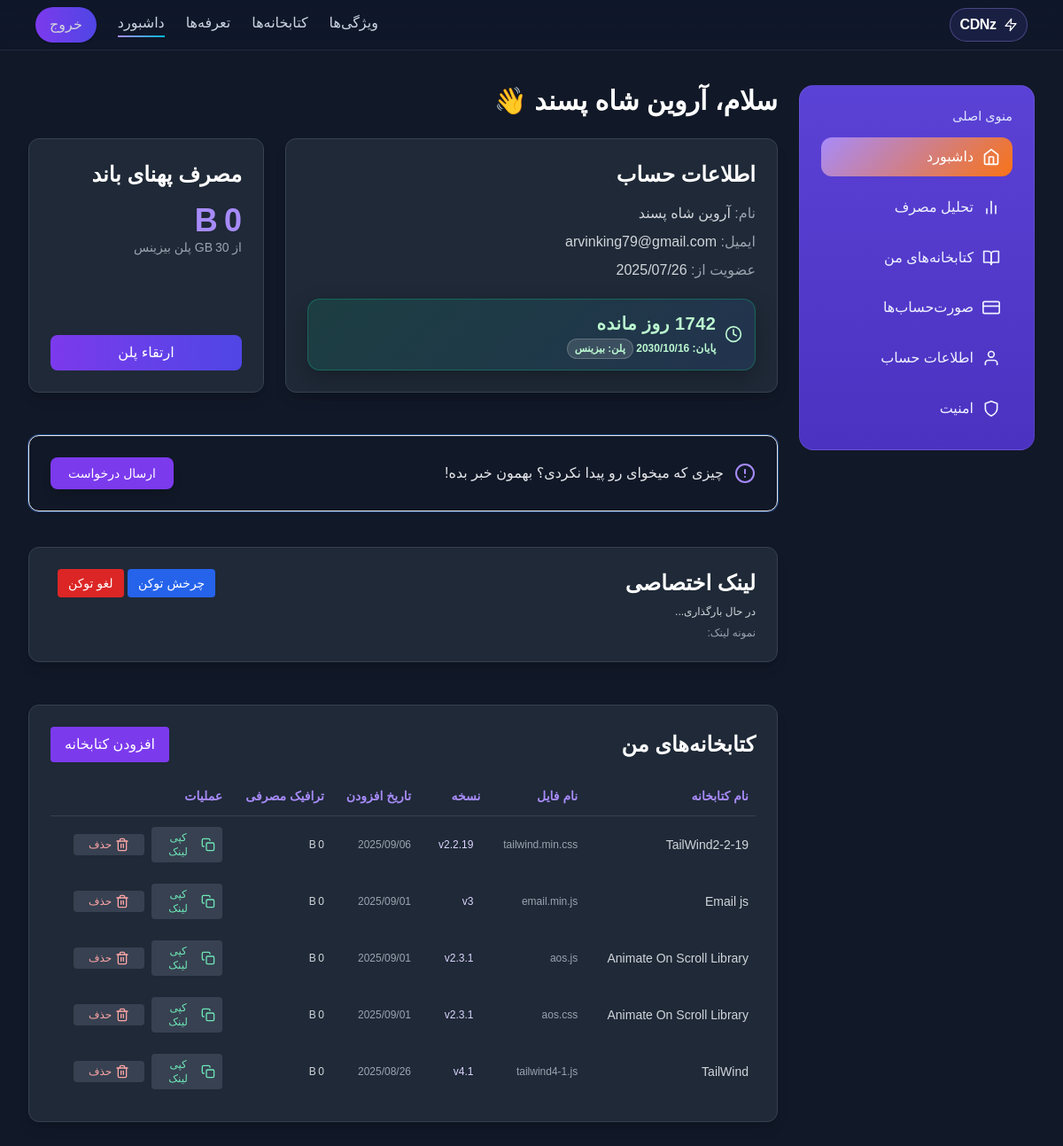
/dashboard.php (signed in), run on the app's committed database.
### tables this page shows
CREATE TABLE `users` (
  `id` int(11) NOT NULL,
  `name` varchar(100) NOT NULL,
  `email` varchar(150) NOT NULL,
  `password` varchar(255) NOT NULL,
  `created_at` timestamp NOT NULL DEFAULT current_timestamp(),
  `banned` tinyint(1) DEFAULT 0,
  `link_token` varchar(64) DEFAULT NULL,
  `reset_code` varchar(6) DEFAULT NULL,
  `reset_expire` datetime DEFAULT NULL,
  `verified` tinyint(1) NOT NULL DEFAULT 0,
  `verify_code` varchar(6) DEFAULT NULL,
  `verify_expire` datetime DEFAULT NULL,
  `login_notify` tinyint(1) NOT NULL DEFAULT 0
);

CREATE TABLE `user_subscriptions` (
  `id` int(11) NOT NULL,
  `user_id` int(11) NOT NULL,
  `plan_id` int(11) NOT NULL,
  `expires_at` datetime DEFAULT NULL,
  `created_at` timestamp NULL DEFAULT current_timestamp()
);

CREATE TABLE `plans` (
  `id` int(11) NOT NULL,
  `name` varchar(50) DEFAULT NULL,
  `price` int(11) DEFAULT NULL,
  `limit_bytes` bigint(20) UNSIGNED DEFAULT NULL
);

CREATE TABLE `user_resources` (
  `id` int(11) NOT NULL,
  `user_id` int(11) NOT NULL,
  `resource_id` int(11) NOT NULL,
  `added_at` timestamp NOT NULL DEFAULT current_timestamp(),
  `file_path` varchar(255) NOT NULL DEFAULT ''
);

CREATE TABLE `resources` (
  `id` int(11) NOT NULL,
  `name` varchar(150) NOT NULL,
  `logo` varchar(255) DEFAULT NULL,
  `original_url` text NOT NULL,
  `local_path` varchar(255) NOT NULL,
  `created_at` timestamp NOT NULL DEFAULT current_timestamp(),
  `version` varchar(50) NOT NULL DEFAULT '1.0.0',
  `category_id` int(11) DEFAULT NULL,
  `file_labels` text DEFAULT NULL
);

### dashboard.php (the view, shortened to what this page needs)
<?php
require_once __DIR__ . '/api/db.php';
$pdo->exec("CREATE TABLE IF NOT EXISTS plans(id INT PRIMARY KEY,name VARCHAR(50),price INT,limit_bytes BIGINT UNSIGNED)");
$pdo->exec("CREATE TABLE IF NOT EXISTS user_bandwidth (
  id INT AUTO_INCREMENT PRIMARY KEY,
  user_id INT NOT NULL,
  file_path VARCHAR(255) NOT NULL,
  bytes BIGINT UNSIGNED NOT NULL,
  served_at TIMESTAMP DEFAULT CURRENT_TIMESTAMP,
  INDEX idx_user_file (user_id, file_path)
) ENGINE=InnoDB CHARSET=utf8mb4");
$pdo->exec("CREATE TABLE IF NOT EXISTS user_resources (
    id INT AUTO_INCREMENT PRIMARY KEY,
    user_id INT NOT NULL,
    resource_id INT NOT NULL,
    file_path VARCHAR(255) NOT NULL,
    added_at TIMESTAMP DEFAULT CURRENT_TIMESTAMP,
    UNIQUE KEY uniq_user_file (user_id, file_path)
) ENGINE=InnoDB DEFAULT CHARSET=utf8mb4;");
try{ $pdo->query("SELECT file_labels FROM resources LIMIT 1"); }
catch(PDOException $e){ $pdo->exec("ALTER TABLE resources ADD COLUMN file_labels TEXT NULL"); }
$stmtLib = $pdo->prepare('SELECT r.id, r.name, r.version, ur.file_path, ur.id AS ur_id, ur.added_at FROM user_resources ur JOIN resources r ON r.id = ur.resource_id WHERE ur.user_id = ? ORDER BY ur.added_at DESC');
$stmtLib->execute([$_SESSION['user_id']]);
$userLibs = $stmtLib->fetchAll(PDO::FETCH_ASSOC);
$now = date('Y-m-d H:i:s');
$subStmt = $pdo->prepare("SELECT p.id as plan_id, p.limit_bytes, s.expires_at
                          FROM user_subscriptions s
                          JOIN plans p ON p.id = s.plan_id
                          WHERE s.user_id=? AND s.expires_at>? ORDER BY s.expires_at DESC LIMIT 1");
$subStmt->execute([$_SESSION['user_id'],$now]);
$subRow = $subStmt->fetch();
$limit = $subRow ? $subRow['limit_bytes'] : 1073741824;
$since = date('Y-m-d H:i:s', strtotime('-30 days'));
$usedStmt = $pdo->prepare('SELECT COALESCE(SUM(bytes),0) FROM user_bandwidth WHERE user_id=? AND served_at>=?');
$usedStmt->execute([$_SESSION['user_id'],$since]);
$used = (int)$usedStmt->fetchColumn();
function formatBytesLocal($b){
    $u=['B','KB','MB','GB','TB'];
    if($b<=0) return [0,'B'];
    $pow=min(floor(log($b,1024)),count($u)-1);
    return [round($b/pow(1024,$pow), ($pow?2:0)),$u[$pow]];
}
[$usedVal,$usedUnit]  = formatBytesLocal($used);
[$limitVal,$limitUnit]= formatBytesLocal($limit);
$trafficMap=[];
$planLabel='رایگان';
if($subRow){
    switch($subRow['plan_id']){
        case 4:$planLabel='بیزینس';break;
    }
}
$expireAt = $subRow['expires_at'] ?? null;
$expireFmt = null; $daysLeft = null; $expClass = 'exp-free'; $expTitle = 'پلن رایگان';
if($expireAt){
    $expTs = strtotime($expireAt);
    $expireFmt = date('Y/m/d', $expTs);
    $daysLeft = (int)ceil(($expTs - time())/86400);
    if($expTs <= time()){
        $expClass = 'exp-expired';
        $expTitle = 'اشتراک شما به پایان رسیده';
        $daysLeft = 0;
    }elseif($daysLeft <= 2){
        $expClass = 'exp-urgent';
        $expTitle = 'فقط '.$daysLeft.' روز تا پایان اشتراک';
    }elseif($daysLeft <= 5){
        $expClass = 'exp-warn';
        $expTitle = $daysLeft.' روز تا پایان اشتراک';
    }else{
        $expClass = 'exp-good';
        $expTitle = $daysLeft.' روز تا پایان اشتراک';
    }
}
$stmt = $pdo->prepare('SELECT name, email, created_at FROM users WHERE id = ?');
$stmt->execute([$_SESSION['user_id']]);
$user = $stmt->fetch();
?>
<!DOCTYPE html>
<html lang="fa" dir="rtl">
<head>
    <link href="https://cdn.jsdelivr.net/npm/tailwindcss@2.2.19/dist/tailwind.min.css" rel="stylesheet">
    <link rel="stylesheet" href="https://cdn.jsdelivr.net/gh/arbasirian/iransans/iran-sans.css">
</head>
<body class="bg-gray-900 text-white font-sans scroll-smooth min-h-screen">
    <nav class="dash-nav w-full fixed top-0 z-20">
        <div class="max-w-7xl mx-auto px-4 md:px-10 h-14 flex items-center justify-between">
            <a href="index.php#home" class="brand-chip text-sm md:text-base">
                <i data-feather="zap" class="w-4 h-4"></i>
                <span class="font-black tracking-tight">CDNz</span>
            </a>
            <div class="flex items-center gap-5 md:gap-6 text-gray-300">
                <a href="index.php#features" class="dash-link hidden md:inline">ویژگی‌ها</a>
                <a href="index.php#cdns" class="dash-link hidden md:inline">کتابخانه‌ها</a>
                <a href="index.php#pricing" class="dash-link hidden md:inline">تعرفه‌ها</a>
                <a href="dashboard.php" class="dash-link active hidden md:inline">داشبورد</a>
                <a href="api/auth.php?action=logout" class="px-4 py-2 rounded-full bg-gradient-to-r from-purple-600 to-indigo-600 hover:from-purple-700 hover:to-indigo-700 shadow">خروج</a>
            </div>
        </div>
    </nav>
    <div id="dashLayout" class="pt-20 md:pt-24 max-w-7xl mx-auto grid md:grid-cols-12 gap-6 px-4 md:px-8 items-start">
    <aside id="dashAside" class="dash-aside fixed top-16 bottom-0 right-0 w-80 md:w-auto text-white md:static md:col-span-3 md:h-auto md:rounded-2xl rounded-l-2xl rtl:rounded-r-2xl transform translate-x-full rtl:-translate-x-full md:transform-none md:translate-x-0 transition-transform z-30 overflow-hidden">
        <div class="h-full md:h-auto overflow-y-auto p-6 space-y-3">
            <p class="dash-label mb-2">منوی اصلی</p>
            <a href="dashboard.php" class="dash-item dash-active"><i data-feather="home" class="w-5 h-5"></i><span>داشبورد</span></a>
            <a href="analytics.php" class="dash-item"><i data-feather="bar-chart-2" class="w-5 h-5"></i><span>تحلیل مصرف</span></a>
            <a href="libraries.php" class="dash-item"><i data-feather="book-open" class="w-5 h-5"></i><span>کتابخانه‌های من</span></a>
            <a href="invoices.php" class="dash-item"><i data-feather="credit-card" class="w-5 h-5"></i><span>صورت‌حساب‌ها</span></a>
            <a href="account.php" class="dash-item"><i data-feather="user" class="w-5 h-5"></i><span>اطلاعات حساب</span></a>
            <a href="security.php" class="dash-item"><i data-feather="shield" class="w-5 h-5"></i><span>امنیت</span></a>
        </div>
    </aside>
    <main class="w-full md:col-span-9 px-1 sm:px-4 md:px-0 pt-6 md:pt-0">
        <h1 class="text-2xl md:text-3xl font-extrabold mb-6">سلام، <?php echo htmlspecialchars($user['name']); ?> 👋</h1>
        <section class="grid md:grid-cols-3 gap-4 md:gap-6">
            <div class="md:col-span-2 bg-gray-800 rounded-xl p-5 md:p-6 border border-gray-700 shadow-lg">
                <h2 class="text-2xl font-bold mb-4">اطلاعات حساب</h2>
                <ul class="space-y-2 text-gray-300">
                    <li><span class="text-gray-400">نام:</span> <?php echo htmlspecialchars($user['name']); ?></li>
                    <li><span class="text-gray-400">ایمیل:</span> <?php echo htmlspecialchars($user['email']); ?></li>
                    <li><span class="text-gray-400">عضویت از:</span> <?php echo date('Y/m/d', strtotime($user['created_at'])); ?></li>
                </ul>
                <div class="mt-5">
                    <div class="exp-badge <?=$expClass?>">
                        <i data-feather="clock" class="w-5 h-5"></i>
                        <div>
                          <div class="exp-days">
                            <?php if($expireFmt): ?>
                              <span><?=$daysLeft?></span> روز مانده
                            <?php else: ?>
                              <?=$expTitle?>
                            <?php endif; ?>
                          </div>
                          <div class="text-xs text-gray-300/80 mt-0.5">
                            <?php if($expireFmt): ?>
                              پایان: <?=$expireFmt?>
                            <?php else: ?>
                              پلن فعلی: <?=$planLabel?>
                            <?php endif; ?>
                            <span class="exp-chip ml-2 rtl:mr-2">پلن: <?=$planLabel?></span>
                          </div>
                        </div>
                    </div>
                </div>
            </div>
            <div class="bg-gray-800 rounded-xl p-5 md:p-6 border border-gray-700 shadow-lg flex flex-col justify-between">
                <div>
                    <h2 class="text-2xl font-bold mb-4">مصرف پهنای باند</h2>
                    <p class="text-4xl font-extrabold text-purple-400"><?=$usedVal?>&thinsp;<?=$usedUnit?></p>
                    <p class="text-gray-400 text-sm">از <?=$limitVal?>&thinsp;<?=$limitUnit?> پلن <?=$planLabel?></p>
                    <div class="w-full bg-gray-700/50 rounded h-2 mt-4">
                    </div>
                </div>
                <button id="openUpgrade" class="mt-6 px-4 py-2 bg-gradient-to-r from-purple-600 to-indigo-600 rounded-lg hover:from-purple-700 hover:to-indigo-700">ارتقاء پلن</button>
            </div>
        </section>
        <div class="mt-12 bg-gradient-to-r from-purple-800/40 to-indigo-800/30 border border-purple-700/50 ring-1 ring-purple-700/30 shadow-inner rounded-xl px-6 py-6 flex flex-col sm:flex-row items-center justify-between gap-4 backdrop-blur-sm">
            <div class="flex items-center gap-3">
                <i data-feather="alert-circle" class="w-6 h-6 text-purple-400 animate-pulse"></i>
                <p class="font-medium text-gray-200">چیزی که میخوای رو پیدا نکردی؟ بهمون خبر بده!</p>
            </div>
            <button id="notifyBtn" class="px-5 py-2 bg-purple-600 hover:bg-purple-700 rounded-lg text-sm shadow-lg transition-colors duration-150">ارسال درخواست</button>
        </div>
        <section class="mt-8 md:mt-10 bg-gray-800 rounded-xl p-5 md:p-6 border border-gray-700 shadow-lg">
            <div class="flex items-center justify-between mb-2">
                <h2 class="text-2xl font-bold">لینک اختصاصی</h2>
                <div class="space-x-2 rtl:space-x-reverse">
                    <button id="tokRotate" class="px-3 py-1.5 bg-blue-600 rounded text-sm hover:bg-blue-700">چرخش توکن</button>
                    <button id="tokRevoke" class="px-3 py-1.5 bg-red-600 rounded text-sm hover:bg-red-700">لغو توکن</button>
                </div>
            </div>
            <div class="text-xs text-gray-300 break-all" id="tokValue">در حال بارگذاری...</div>
            <div class="mt-2 text-xs text-gray-400">نمونه لینک: <span class="break-all" id="tokSample"></span></div>
        </section>
        <section class="mt-8 md:mt-12 mb-16 bg-gray-800 rounded-xl p-5 md:p-6 border border-gray-700 shadow-lg">
            <div class="flex items-center justify-between mb-4">
                <h2 class="text-2xl font-bold">کتابخانه‌های من</h2>
                <button id="openAddCdn" class="px-4 py-2 bg-purple-600 rounded hover:bg-purple-700">افزودن کتابخانه</button>
            </div>
            <div class="overflow-x-auto hidden sm:block">
                <table class="min-w-full text-right divide-y divide-gray-700">
                    <thead class="bg-gray-900/70">
                        <tr class="text-purple-400 text-sm">
                            <th class="py-3 px-2 font-semibold">نام کتابخانه</th>
                            <th class="py-3 px-2 font-semibold">نام فایل</th>
                            <th class="py-3 px-2 font-semibold hidden sm:table-cell">نسخه</th>
                            <th class="py-3 px-2 font-semibold hidden md:table-cell">تاریخ افزودن</th>
                            <th class="py-3 px-2 font-semibold hidden lg:table-cell">ترافیک مصرفی</th>
                            <th class="py-3 px-2 font-semibold">عملیات</th>
                        </tr>
                    </thead>
                    <tbody class="text-gray-300 text-sm">
                    <?php foreach($userLibs as $lib): ?>
                        <tr class="hover:bg-gray-800/60">
                            <td class="py-3 px-2 font-medium"><?=htmlspecialchars($lib['name'])?></td>
                            <td class="py-3 px-2 text-xs text-gray-400"><?=htmlspecialchars(basename($lib['file_path']))?></td>
                            <td class="py-3 px-2 hidden sm:table-cell"><span class="inline-block px-2 py-0.5 bg-purple-700/50 rounded text-purple-200 text-xs"><?=htmlspecialchars($lib['version']??'—')?></span></td>
                            <td class="px-2 text-xs text-gray-400 hidden md:table-cell"><?=date('Y/m/d', strtotime($lib['added_at']))?></td>
                            <?php
                              $tbytes = $trafficMap[$lib['file_path']] ?? 0;
                              [$tv,$tu] = formatBytesLocal($tbytes);
                            ?>
                            <td class="px-2 text-xs text-gray-300 hidden lg:table-cell"><?=$tv?>&thinsp;<?=$tu?></td>
                            <td class="px-2 py-3 flex items-center gap-2 align-middle">
                                <button class="get-link flex items-center gap-1 w-20 justify-center px-2 py-1 bg-gray-700 hover:bg-gray-600 rounded text-green-300 text-xs" data-path="<?=$lib['file_path']?>"><i data-feather="copy" class="w-4 h-4"></i><span>کپی لینک</span></button>
                                <button class="del-lib flex items-center gap-1 w-20 justify-center px-2 py-1 bg-gray-700 hover:bg-gray-600 rounded text-red-300 text-xs" data-id="<?=$lib['ur_id']?>"><i data-feather="trash-2" class="w-4 h-4"></i><span>حذف</span></button>
                            </td>
                        </tr>
                    <?php endforeach; ?>
                    </tbody>
                </table>
            </div>
        </section>
    </main>
    </div>
</body>
</html>

### data on the page
users: name "آروین شاه پسند", email "arvinking79@gmail.com", created_at "2025/07/26"
user_subscriptions: expires_at "1742", expires_at "2030/10/16", plan "بیزینس"
user_resources: resource.name "TailWind2-2-19", file_path "tailwind.min.css", resource.version "v2.2.19", added_at "2025/09/06", tv "0", tu "B"
user_resources: resource.name "Email js", file_path "email.min.js", resource.version "v3", added_at "2025/09/01", tv "0", tu "B"
user_resources: resource.name "Animate On Scroll Library", file_path "aos.js", resource.version "v2.3.1", added_at "2025/09/01", tv "0", tu "B"
user_resources: resource.name "Animate On Scroll Library", file_path "aos.css", resource.version "v2.3.1", added_at "2025/09/01", tv "0", tu "B"
user_resources: resource.name "TailWind", file_path "tailwind4-1.js", resource.version "v4.1", added_at "2025/08/26", tv "0", tu "B"

### other printed values
$usedVal "0"
$usedUnit "B"
$limitVal "30"
$limitUnit "GB"
